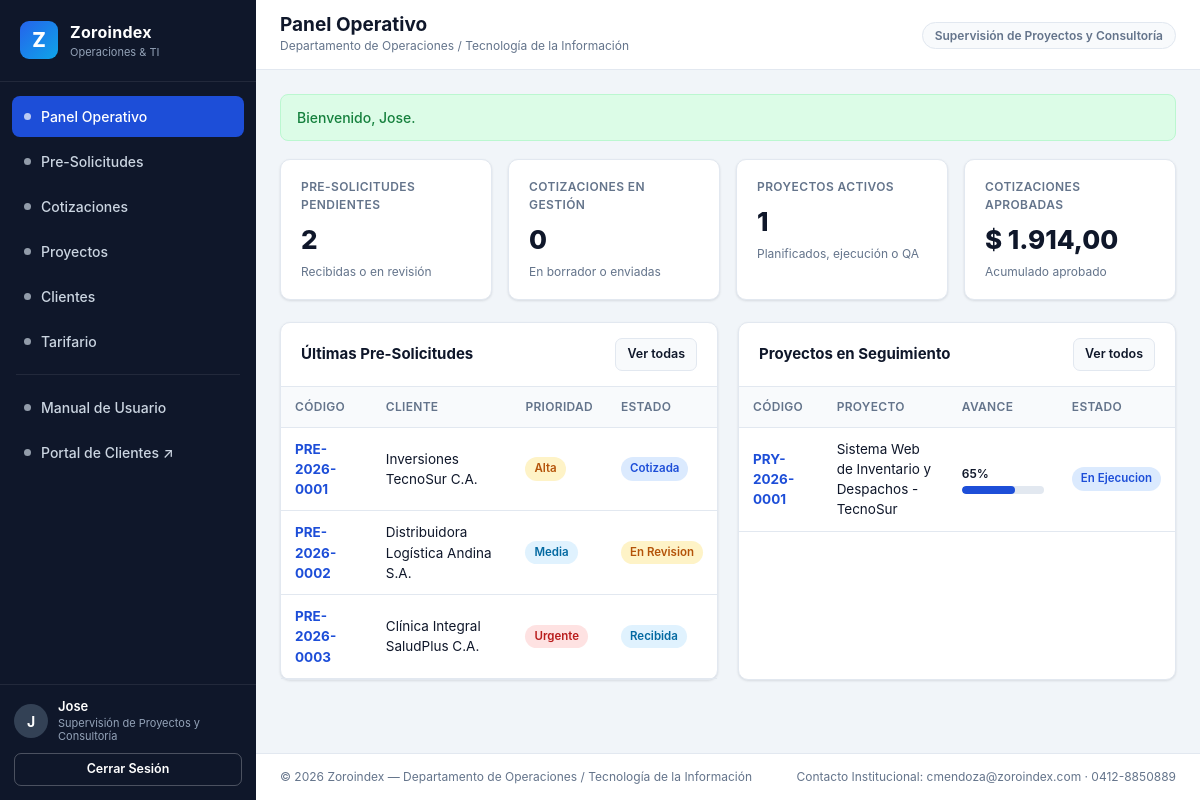
The page /index.php (signed in) on the database its author committed.
### tables this page shows
CREATE TABLE `presolicitudes` (
  `id` INT UNSIGNED NOT NULL AUTO_INCREMENT,
  `codigo` VARCHAR(30) NOT NULL,
  `cliente_id` INT UNSIGNED NOT NULL,
  `usuario_asignado_id` INT UNSIGNED DEFAULT NULL,
  `canal` ENUM('Web','Telefono','Correo','Presencial') NOT NULL DEFAULT 'Web',
  `tipo_servicio` VARCHAR(120) NOT NULL,
  `prioridad` ENUM('Baja','Media','Alta','Urgente') NOT NULL DEFAULT 'Media',
  `descripcion` TEXT NOT NULL,
  `estado` ENUM('Recibida','En Revision','Cotizada','Aprobada','Rechazada','Cerrada') NOT NULL DEFAULT 'Recibida',
  `observaciones_internas` TEXT DEFAULT NULL,
  `creado_en` DATETIME NOT NULL DEFAULT CURRENT_TIMESTAMP,
  `actualizado_en` DATETIME NOT NULL DEFAULT CURRENT_TIMESTAMP ON UPDATE CURRENT_TIMESTAMP,
  PRIMARY KEY (`id`),
  UNIQUE KEY `uk_presolicitudes_codigo` (`codigo`),
  KEY `idx_presol_cliente` (`cliente_id`),
  KEY `idx_presol_asignado` (`usuario_asignado_id`),
  KEY `idx_presol_estado` (`estado`),
  CONSTRAINT `fk_presol_cliente` FOREIGN KEY (`cliente_id`) REFERENCES `clientes` (`id`) ON UPDATE CASCADE,
  CONSTRAINT `fk_presol_usuario` FOREIGN KEY (`usuario_asignado_id`) REFERENCES `usuarios` (`id`) ON DELETE SET NULL ON UPDATE CASCADE
);

CREATE TABLE `clientes` (
  `id` INT UNSIGNED NOT NULL AUTO_INCREMENT,
  `razon_social` VARCHAR(150) NOT NULL,
  `documento_rif` VARCHAR(30) NOT NULL,
  `contacto_principal` VARCHAR(120) NOT NULL,
  `correo` VARCHAR(120) NOT NULL,
  `telefono` VARCHAR(30) NOT NULL,
  `direccion` VARCHAR(255) DEFAULT NULL,
  `sector` VARCHAR(80) DEFAULT NULL,
  `activo` TINYINT(1) NOT NULL DEFAULT 1,
  `creado_en` DATETIME NOT NULL DEFAULT CURRENT_TIMESTAMP,
  PRIMARY KEY (`id`),
  UNIQUE KEY `uk_clientes_rif` (`documento_rif`),
  KEY `idx_clientes_correo` (`correo`)
);

CREATE TABLE `proyectos` (
  `id` INT UNSIGNED NOT NULL AUTO_INCREMENT,
  `codigo` VARCHAR(30) NOT NULL,
  `cotizacion_id` INT UNSIGNED DEFAULT NULL,
  `cliente_id` INT UNSIGNED NOT NULL,
  `supervisor_id` INT UNSIGNED NOT NULL,
  `consultor_id` INT UNSIGNED DEFAULT NULL,
  `nombre_proyecto` VARCHAR(160) NOT NULL,
  `descripcion` TEXT DEFAULT NULL,
  `fecha_inicio` DATE DEFAULT NULL,
  `fecha_entrega_est` DATE DEFAULT NULL,
  `progreso` TINYINT UNSIGNED NOT NULL DEFAULT 0,
  `estado` ENUM('Planificado','En Ejecucion','En Pruebas','Entregado','Pausado') NOT NULL DEFAULT 'Planificado',
  `creado_en` DATETIME NOT NULL DEFAULT CURRENT_TIMESTAMP,
  `actualizado_en` DATETIME NOT NULL DEFAULT CURRENT_TIMESTAMP ON UPDATE CURRENT_TIMESTAMP,
  PRIMARY KEY (`id`),
  UNIQUE KEY `uk_proyectos_codigo` (`codigo`),
  KEY `idx_pry_cliente` (`cliente_id`),
  KEY `idx_pry_consultor` (`consultor_id`),
  KEY `idx_pry_estado` (`estado`),
  CONSTRAINT `fk_pry_cot` FOREIGN KEY (`cotizacion_id`) REFERENCES `cotizaciones` (`id`) ON DELETE SET NULL ON UPDATE CASCADE,
  CONSTRAINT `fk_pry_cliente` FOREIGN KEY (`cliente_id`) REFERENCES `clientes` (`id`) ON UPDATE CASCADE,
  CONSTRAINT `fk_pry_supervisor` FOREIGN KEY (`supervisor_id`) REFERENCES `usuarios` (`id`) ON UPDATE CASCADE,
  CONSTRAINT `fk_pry_consultor` FOREIGN KEY (`consultor_id`) REFERENCES `usuarios` (`id`) ON DELETE SET NULL ON UPDATE CASCADE
);

### includes/helpers.php (called while the page is built, shortened)
<?php
function e(?string $value): string
{
    return htmlspecialchars((string)$value, ENT_QUOTES, 'UTF-8');
}
function format_money($amount): string
{
    return '$ ' . number_format((float)$amount, 2, ',', '.');
}
function badge_class(string $status): string
{
    $map = [
        'Recibida'     => 'badge-info',
        'En Revision'  => 'badge-warning',
        'Cotizada'     => 'badge-primary',
        'Borrador'     => 'badge-neutral',
        'Enviada'      => 'badge-info',
        'Aprobada'     => 'badge-success',
        'Rechazada'    => 'badge-danger',
        'Vencida'      => 'badge-neutral',
        'Cerrada'      => 'badge-neutral',
        'Planificado'  => 'badge-neutral',
        'En Ejecucion' => 'badge-primary',
        'En Pruebas'   => 'badge-warning',
        'Entregado'    => 'badge-success',
        'Pausado'      => 'badge-danger',
        'Baja'         => 'badge-neutral',
        'Media'        => 'badge-info',
        'Alta'         => 'badge-warning',
        'Urgente'      => 'badge-danger',
        'Avance'       => 'badge-primary',
        'Calidad'      => 'badge-success',
        'Incidencia'   => 'badge-danger',
        'Entrega'      => 'badge-success',
    ];
    return $map[$status] ?? 'badge-neutral';
}

### includes/auth.php (called while the page is built, shortened)
<?php
require_once __DIR__ . '/helpers.php';
function role_permissions(): array
{
    return [
        'gerencia' => ['*'],
        'sup_atencion' => [
            'dashboard',
            'presolicitudes.view',
            'presolicitudes.create',
            'presolicitudes.edit',
            'presolicitudes.assign',
            'clientes.view',
            'clientes.manage',
            'cotizaciones.view',
            'proyectos.view',
        ],
        'sup_proyectos' => [
            'dashboard',
            'presolicitudes.view',
            'clientes.view',
            'cotizaciones.view',
            'cotizaciones.manage',
            'cotizaciones.approve',
            'tarifario.view',
            'tarifario.manage',
            'proyectos.view',
            'proyectos.manage',
            'proyectos.track',
        ],
        'operador' => [
            'dashboard',
            'presolicitudes.view',
            'presolicitudes.create',
            'presolicitudes.edit',
            'clientes.view',
            'clientes.manage',
        ],
        'consultor' => [
            'dashboard',
            'proyectos.view',
            'proyectos.track',
        ],
        'calidad' => [
            'dashboard',
            'presolicitudes.view',
            'cotizaciones.view',
            'proyectos.view',
            'proyectos.qa',
            'auditoria.view',
        ],
    ];
}
function current_user(): ?array
{
    return $_SESSION['user'] ?? null;
}
function has_permission(string $permission): bool
{
    $user = current_user();
    $perms = role_permissions()[$user['rol_codigo']] ?? [];
    return in_array($permission, $perms, true);
}

### index.php (the view, shortened to what this page needs)
<?php
require_once __DIR__ . '/includes/layout.php';
$user = require_login();
$pdo = db();
$kpiPresolPend = (int)$pdo->query("SELECT COUNT(*) FROM presolicitudes WHERE estado IN ('Recibida','En Revision')")->fetchColumn();
$kpiCotActivas = (int)$pdo->query("SELECT COUNT(*) FROM cotizaciones WHERE estado IN ('Borrador','Enviada')")->fetchColumn();
$kpiPryActivos = (int)$pdo->query("SELECT COUNT(*) FROM proyectos WHERE estado IN ('Planificado','En Ejecucion','En Pruebas')")->fetchColumn();
$kpiMontoAprob = (float)$pdo->query("SELECT COALESCE(SUM(total), 0) FROM cotizaciones WHERE estado = 'Aprobada'")->fetchColumn();
$recentPresol = [];
if (has_permission('presolicitudes.view')) {
    $recentPresol = $pdo->query(
        'SELECT p.id, p.codigo, p.tipo_servicio, p.prioridad, p.estado, p.creado_en, c.razon_social
         FROM presolicitudes p
         INNER JOIN clientes c ON c.id = p.cliente_id
         ORDER BY p.creado_en DESC
         LIMIT 6'
    )->fetchAll();
}
$activeProjects = [];
if (has_permission('proyectos.view')) {
    if ($user['rol_codigo'] === 'consultor') {
        $stmt = $pdo->prepare(
            'SELECT pr.id, pr.codigo, pr.nombre_proyecto, pr.progreso, pr.estado, pr.fecha_entrega_est, c.razon_social
             FROM proyectos pr
             INNER JOIN clientes c ON c.id = pr.cliente_id
             WHERE pr.consultor_id = ?
             ORDER BY pr.actualizado_en DESC
             LIMIT 6'
        );
        $stmt->execute([$user['id']]);
        $activeProjects = $stmt->fetchAll();
    } else {
        $activeProjects = $pdo->query(
            'SELECT pr.id, pr.codigo, pr.nombre_proyecto, pr.progreso, pr.estado, pr.fecha_entrega_est, c.razon_social
             FROM proyectos pr
             INNER JOIN clientes c ON c.id = pr.cliente_id
             ORDER BY pr.actualizado_en DESC
             LIMIT 6'
        )->fetchAll();
    }
}
?>
<div class="grid-kpi">
    <div class="kpi-card">
        <div class="kpi-label">Pre-Solicitudes Pendientes</div>
        <div class="kpi-value"><?= $kpiPresolPend ?></div>
        <div class="kpi-hint">Recibidas o en revisión</div>
    </div>
    <div class="kpi-card">
        <div class="kpi-label">Cotizaciones en Gestión</div>
        <div class="kpi-value"><?= $kpiCotActivas ?></div>
        <div class="kpi-hint">En borrador o enviadas</div>
    </div>
    <div class="kpi-card">
        <div class="kpi-label">Proyectos Activos</div>
        <div class="kpi-value"><?= $kpiPryActivos ?></div>
        <div class="kpi-hint">Planificados, ejecución o QA</div>
    </div>
    <div class="kpi-card">
        <div class="kpi-label">Cotizaciones Aprobadas</div>
        <div class="kpi-value"><?= e(format_money($kpiMontoAprob)) ?></div>
        <div class="kpi-hint">Acumulado aprobado</div>
    </div>
</div>
<div class="grid-2">
    <?php if (has_permission('presolicitudes.view')): ?>
        <section class="card">
            <div class="card-header">
                <h2 class="card-title">Últimas Pre-Solicitudes</h2>
                <a href="presolicitudes.php" class="btn btn-secondary btn-sm">Ver todas</a>
            </div>
            <div class="table-responsive">
                <table>
                    <thead>
                        <tr>
                            <th>Código</th>
                            <th>Cliente</th>
                            <th>Prioridad</th>
                            <th>Estado</th>
                        </tr>
                    </thead>
                    <tbody>
                        <?php if (!$recentPresol): ?>
                            <tr><td colspan="4" class="text-muted">Sin registros recientes.</td></tr>
                        <?php else: ?>
                            <?php foreach ($recentPresol as $row): ?>
                                <tr>
                                    <td><a href="presolicitud_ver.php?id=<?= (int)$row['id'] ?>"><strong><?= e($row['codigo']) ?></strong></a></td>
                                    <td><?= e($row['razon_social']) ?></td>
                                    <td><span class="badge <?= e(badge_class($row['prioridad'])) ?>"><?= e($row['prioridad']) ?></span></td>
                                    <td><span class="badge <?= e(badge_class($row['estado'])) ?>"><?= e($row['estado']) ?></span></td>
                                </tr>
                            <?php endforeach; ?>
                        <?php endif; ?>
                    </tbody>
                </table>
            </div>
        </section>
    <?php endif; ?>
    <?php if (has_permission('proyectos.view')): ?>
        <section class="card">
            <div class="card-header">
                <h2 class="card-title">Proyectos en Seguimiento</h2>
                <a href="proyectos.php" class="btn btn-secondary btn-sm">Ver todos</a>
            </div>
            <div class="table-responsive">
                <table>
                    <thead>
                        <tr>
                            <th>Código</th>
                            <th>Proyecto</th>
                            <th>Avance</th>
                            <th>Estado</th>
                        </tr>
                    </thead>
                    <tbody>
                        <?php if (!$activeProjects): ?>
                            <tr><td colspan="4" class="text-muted">No hay proyectos asignados.</td></tr>
                        <?php else: ?>
                            <?php foreach ($activeProjects as $pry): ?>
                                <tr>
                                    <td><a href="proyecto_ver.php?id=<?= (int)$pry['id'] ?>"><strong><?= e($pry['codigo']) ?></strong></a></td>
                                    <td><?= e($pry['nombre_proyecto']) ?></td>
                                    <td style="min-width:110px;">
                                        <div style="font-size:12px;font-weight:600;margin-bottom:3px;"><?= (int)$pry['progreso'] ?>%</div>
                                        <div class="progress-bar"><div class="progress-fill" style="width:<?= (int)$pry['progreso'] ?>%"></div></div>
                                    </td>
                                    <td><span class="badge <?= e(badge_class($pry['estado'])) ?>"><?= e($pry['estado']) ?></span></td>
                                </tr>
                            <?php endforeach; ?>
                        <?php endif; ?>
                    </tbody>
                </table>
            </div>
        </section>
    <?php endif; ?>
</div>

### rows shown on the page
presolicitudes: codigo "PRE-2026-0001", cliente.razon_social "Inversiones TecnoSur C.A.", prioridad "Alta", estado "Cotizada"
presolicitudes: codigo "PRE-2026-0002", cliente.razon_social "Distribuidora Logística Andina S.A.", prioridad "Media", estado "En Revision"
presolicitudes: codigo "PRE-2026-0003", cliente.razon_social "Clínica Integral SaludPlus C.A.", prioridad "Urgente", estado "Recibida"
proyectos: codigo "PRY-2026-0001", nombre_proyecto "Sistema Web de Inventario y Despachos - TecnoSur", progreso "65", estado "En Ejecucion"

### other values the page prints
APP_ORG "Zoroindex"
$item['label'] "Panel Operativo"
$item['label'] "Pre-Solicitudes"
$item['label'] "Cotizaciones"
$item['label'] "Proyectos"
$item['label'] "Clientes"
$item['label'] "Tarifario"
substr($user['nombre_completo'], 0, 1) "J"
$user['nombre_completo'] "Jose"
$user['rol_nombre'] "Supervisión de Proyectos y Consultoría"
$title "Panel Operativo"
APP_DEPT "Departamento de Operaciones / Tecnología de la Información"
$flash['message'] "Bienvenido, Jose."
$kpiPresolPend "2"
$kpiCotActivas "0"
